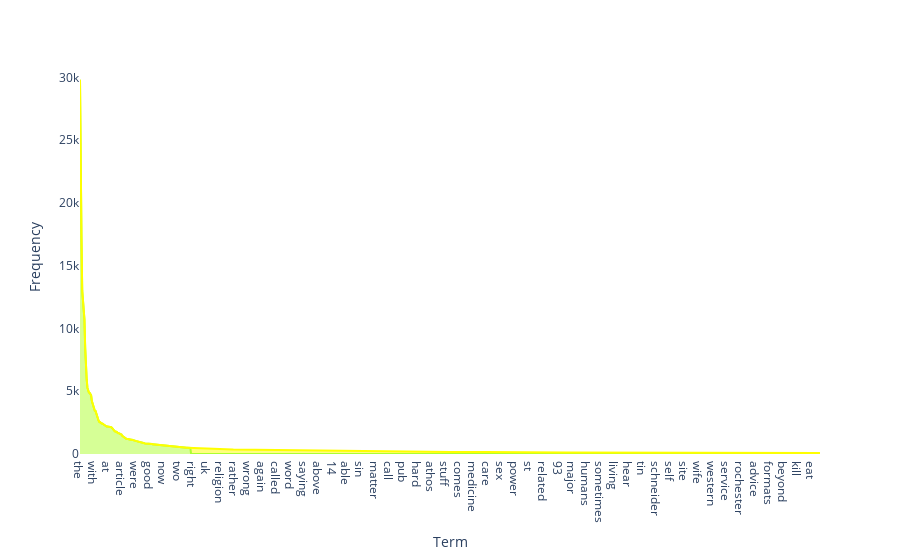

The code cell stored with this chart in its notebook:
### Markdown cell above
### **Exercise 14** 
Additionally, you can attempt to sort the terms on the `x-axis` by frequency instead of in alphabetical order. This way the visualization is more meaninfgul and you will be able to observe the so called [long tail](https://en.wikipedia.org/wiki/Long_tail) (get familiar with this term since it will appear a lot in data mining and other statistics courses). see picture below

![alt txt](https://upload.wikimedia.org/wikipedia/commons/thumb/8/8a/Long_tail.svg/1000px-Long_tail.svg.png)

### Code cell
terms = count_vect.get_feature_names_out()
freqs = term_frequencies

# Combine into DataFrame
df_terms = pd.DataFrame({
    "Term": terms,
    "Frequency": freqs
})

sorted_list = df_terms.sort_values("Frequency", ascending=False) # Sort by frequency (descending)
chart_plot = sorted_list.head(1000).reset_index(drop=True)
# Create a group column: first 25% = blue, last 75% = yellow
borderr = int(len(chart_plot) * 0.15)
chart_plot["ColorGroup"] = np.where(chart_plot.index < borderr, "First 25%", "Last 75%")

# Interactive bar chart
chart = px.area(
    chart_plot,
    x="Term",
    y="Frequency",
    color="ColorGroup",  # use the new group column
    color_discrete_map={"First 25%": "greenyellow", "Last 75%": "yellow"},
)

chart.update_layout(
    xaxis=dict(
        #showticklabels=False,
        showgrid=False
        #title=None
    ),
    yaxis=dict(
        #showticklabels=False,
        showgrid=False
        #title=None
    ),
    plot_bgcolor='rgba(0,0,0,0)',  # remove plot background color
    paper_bgcolor='rgba(0,0,0,0)', # remove outer background color
    showlegend=False,        # remove legend 
)

### Figure 1 — Plotly figure (JSON) as saved in the notebook; plotly's stock layout.template omitted (floating-point values rounded to 4 significant figures; data arrays with more than 128 entries replaced by an {"elided": "..."} marker saying what was removed)
{"data": [{"fillpattern": {"shape": ""}, "hovertemplate": "ColorGroup=First 25%<br>Term=%{x}<br>Frequency=%{y}<extra></extra>", "legendgroup": "First 25%", "line": {"color": "greenyellow"}, "marker": {"symbol": "circle"}, "mode": "lines", "name": "First 25%", "orientation": "v", "showlegend": true, "stackgroup": "1", "type": "scatter", "x": {"elided": "150 str values"}, "xaxis": "x", "y": {"elided": "150 int values"}, "yaxis": "y"}, {"fillpattern": {"shape": ""}, "hovertemplate": "ColorGroup=Last 75%<br>Term=%{x}<br>Frequency=%{y}<extra></extra>", "legendgroup": "Last 75%", "line": {"color": "yellow"}, "marker": {"symbol": "circle"}, "mode": "lines", "name": "Last 75%", "orientation": "v", "showlegend": true, "stackgroup": "1", "type": "scatter", "x": {"elided": "850 str values"}, "xaxis": "x", "y": {"elided": "850 int values"}, "yaxis": "y"}], "layout": {"legend": {"title": {"text": "ColorGroup"}, "tracegroupgap": 0}, "margin": {"t": 60}, "paper_bgcolor": "rgba(0,0,0,0)", "plot_bgcolor": "rgba(0,0,0,0)", "showlegend": false, "xaxis": {"anchor": "y", "domain": [0, 1], "showgrid": false, "title": {"text": "Term"}}, "yaxis": {"anchor": "x", "domain": [0, 1], "showgrid": false, "title": {"text": "Frequency"}}}}
